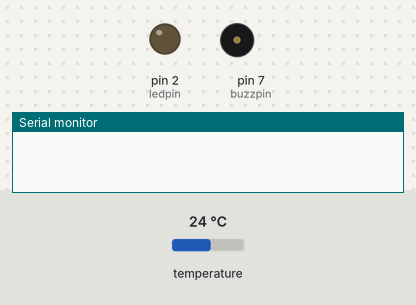
Recording of a sketch running on a simulated Arduino Uno, built with avr-gcc and run on an emulated ATmega328P. Shown: output pins drawn as LEDs (lit = HIGH), buzzer (waves = sounding, pin HIGH), the last lines printed to the serial monitor. Inputs (shaded band) come from the test bench; at power-on: temperature 24 °C.

Above: at 0.1 s.
At 1.1 s:
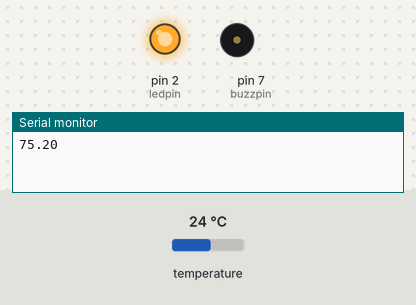
Timing chart, 0 to 2.6 s (numbered marks = the images above):
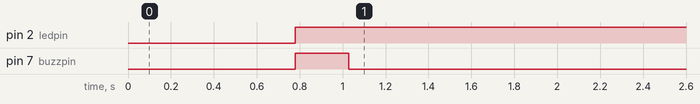

The sketch:

Coffee_temp_checker.ino
```cpp
#include <OneWire.h>
#include <DallasTemperature.h>

// DS18b20 stuff
// data wire plugged into port 3 on arduino
#define ONE_WIRE_BUS 3
// Setup a oneWire instance to communicate with any OneWire devices (not just Maxim/Dallas temperature ICs)
OneWire oneWire(ONE_WIRE_BUS);
// Pass our oneWire reference to Dallas Temperature.
DallasTemperature sensors(&oneWire);

int ledpin = 2;
int dt = 5000;

int buzzpin = 7;
int alarm = 0;

void setup() {
  // Set up pins, the serial monitor, and the sensors
  pinMode(ledpin, OUTPUT);
  pinMode(buzzpin, OUTPUT);
  Serial.begin(115200);
  sensors.begin();
}

void loop() {
  // Get temperature from sensor
  sensors.requestTemperatures();
  float tempC = sensors.getTempCByIndex(0);
  float tempF = DallasTemperature::toFahrenheit(tempC);
  // If the coffee temperature is under 140F, turn on green LED. If it falls to 135, sound a buzzer once
  if (tempF <=140){
    digitalWrite(ledpin, HIGH);
    if(tempF<=135 && alarm==0){
    digitalWrite(buzzpin, HIGH);
    delay(250);
    digitalWrite(buzzpin, LOW);
    alarm++;
  }
  }
  else{
    digitalWrite(ledpin, LOW);
  }

  Serial.println(tempF);
delay(dt);
}
```

Measured:
- by itself, pin 2 (ledpin): LOW → HIGH at 0.78 s
- by itself, pin 7 (buzzpin): LOW → HIGH at 0.78 s, → LOW 0.25 s later
